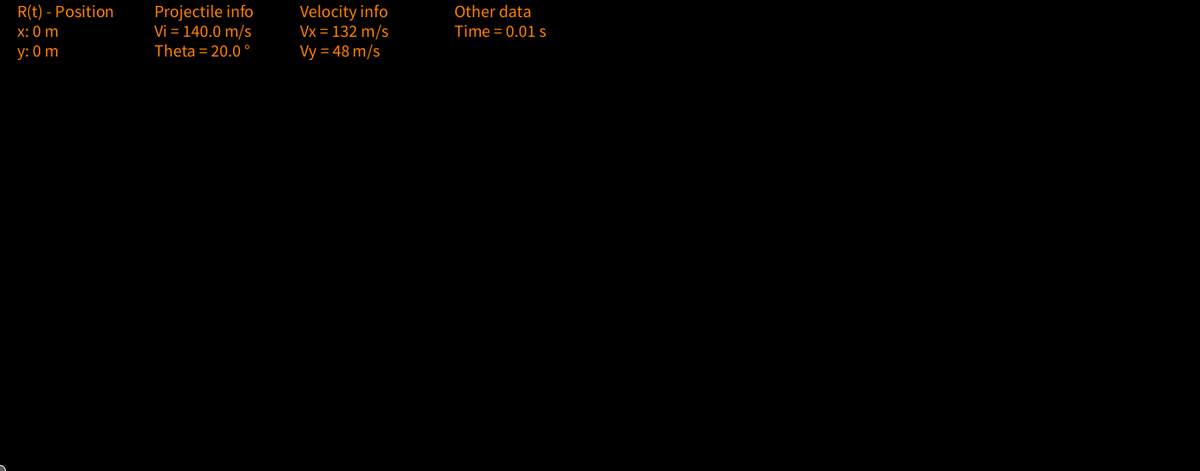
Frame 1 (no input)
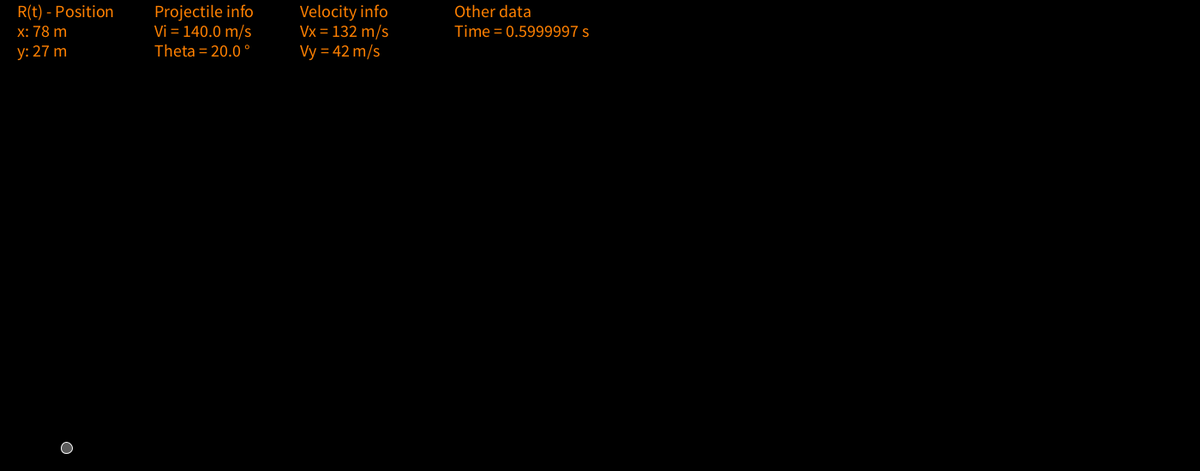
Frame 60 (the mouse pressed at the canvas centre just before this capture)
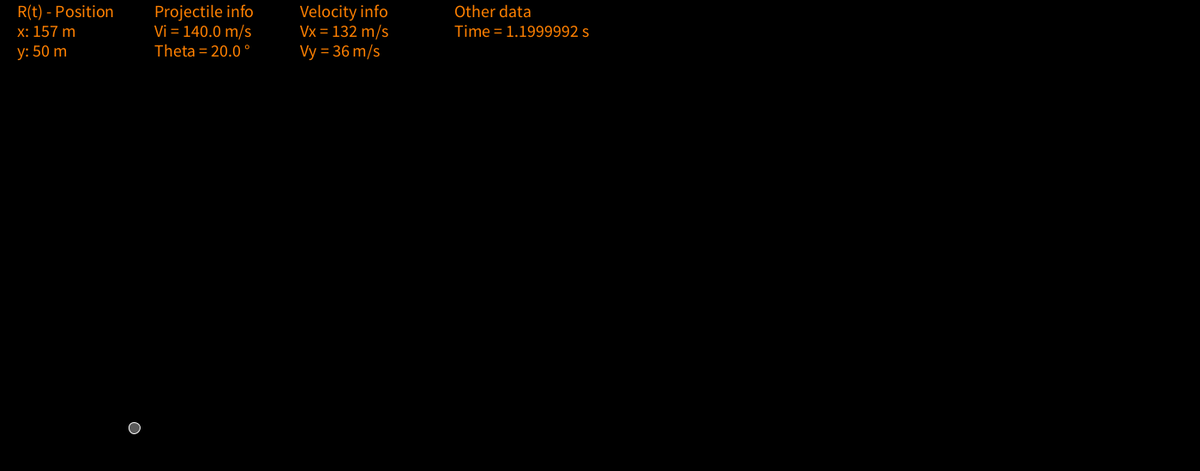
Frame 120 (the mouse held since frame 60 and released just before this capture)

The Processing sketch that drew these frames (run headless with seeded random() and noise(); from frame 60 on, the mouse is pressed at the canvas centre):

// Processing sketch: processing_147483
// ── processing_147483.pde

Ball cannonball = new Ball(140, 0, 0, 20);
float time = 0;
boolean stop;
PShape cannon;

void setup() {
  size(1400, 550);
  background(0);
  fill(255, 90);
  stroke(255);
  //noStroke();
  smooth();
  frameRate(100);
  //textAlign(CENTER);
  stop = false;
  
  /*cannon = createShape();
  cannon.beginShape();
  cannon.fill(70, 70, 255);
  cannon. */
}

void draw() {
  background(0);
  cannonball.update(time);
  if (stop != true) {
    time += 0.01;  
  }
  displayData();
}

void displayData() {
  int pos1 = 20;
  int pos2 = 180;
  int pos3 = 350;
  int pos4 = 530;
  int line1 = 20;
  int line2 = 43;
  int line3 = 66;
  fill(255, 128, 0);
  textSize(20);
  text("R(t) - Position", pos1, line1);
  text("x: " + round(cannonball.getX()) + " m", pos1, line2); 
  text("y: " + round(cannonball.getY()) + " m", pos1, line3); 
  
  text("Projectile info", pos2, line1);
  text("Vi = " + cannonball.getVi() + " m/s", pos2, line2);
  text("Theta = " + cannonball.getTheta() + " °", pos2, line3);
  
  text("Velocity info", pos3, line1);
  text("Vx = " + round(cannonball.getVx()) + " m/s", pos3, line2);
  text("Vy = " + round(cannonball.getVy()) + " m/s", pos3, line3);
  
  text("Other data", pos4, line1);
  text("Time = " + time + " s", pos4, line2);
  fill(255, 90);
}

class Ball {
  float vi, xi, yi;
  float x;
  float y;
  float theta;
  float time;
  
  Ball(float _vi, float _xi, float _yi, float _theta){
    vi = _vi;
    xi = _xi;
    yi = _yi;
    theta = _theta;  
  }
  
  void update(float t){
    if (x >= 0 && x <= width && y >= 0 && y <= height) {
      int radius = 200;
      x = vi * t * cos(radians(theta));
      y = vi * t * sin(radians(theta)) - 4.9 * pow(t, 2);
      ellipse(x + xi, mY(y + yi), 13, 13);
      time = t;
    }
    else { stop = true; }
  }
  
  float getVx() {
    return vi * cos(radians(theta));
  }
  
  float getVy() {
    return vi * sin(radians(theta)) - 9.8 * time;
  }
    
  float getX () { return x; }
  float getY () { return y; }
  float getVi () { return vi; }
  float getTheta() { return theta; }
  float getXi () { return xi; }
  float getYi () { return yi; }
  
}

float mX (float _value) {
  return map(_value, 0, width, width, 0);
}

float mY (float _value) {
  return map(_value, 0, height, height, 0);
}
